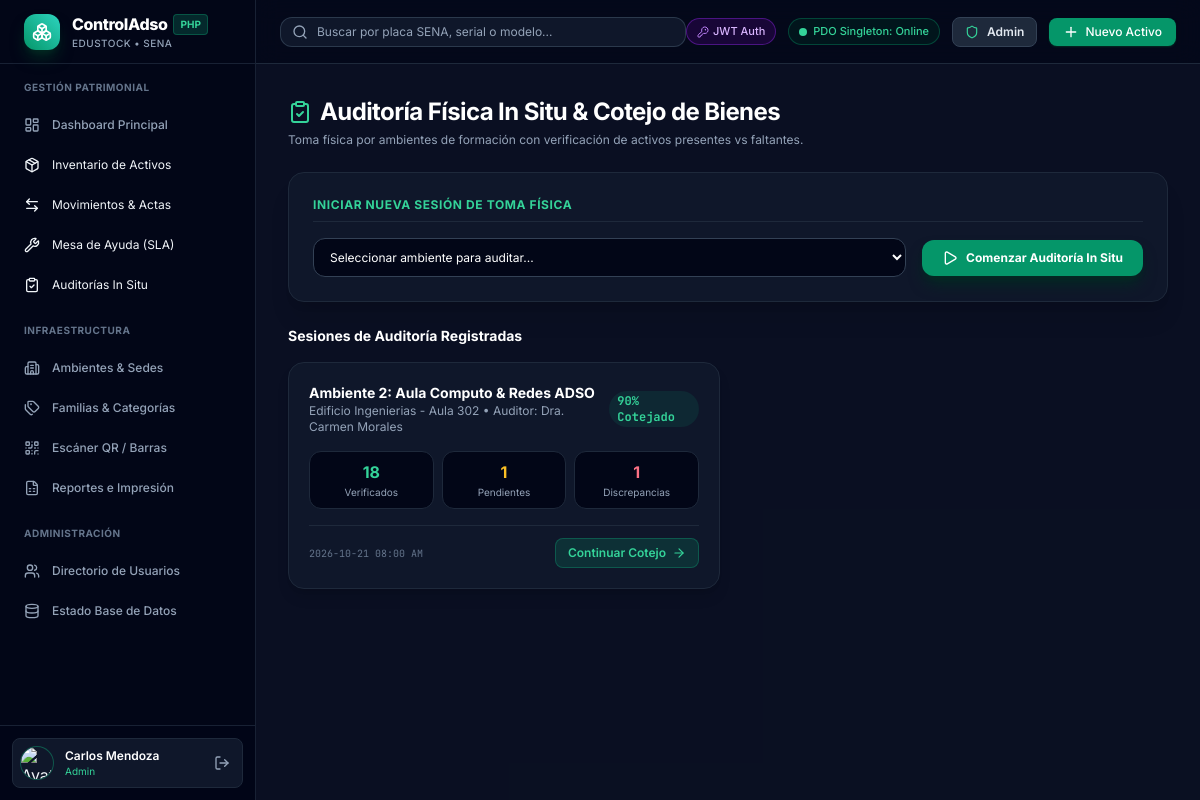
/audits.php (signed in), run on the app's committed database.
### tables this page shows
CREATE TABLE audit_sessions (
    id VARCHAR(36) PRIMARY KEY,
    is_active TINYINT(1) DEFAULT 1,
    environment_id VARCHAR(50) NOT NULL,
    environment_name VARCHAR(150) NOT NULL,
    building VARCHAR(100) NOT NULL,
    total_items INT DEFAULT 0,
    verified_count INT DEFAULT 0,
    pending_count INT DEFAULT 0,
    mismatch_count INT DEFAULT 0,
    started_at VARCHAR(100) NOT NULL,
    auditor_name VARCHAR(150) NOT NULL,
    created_at DATETIME DEFAULT CURRENT_TIMESTAMP,
    CONSTRAINT fk_audit_env FOREIGN KEY (environment_id) REFERENCES environments(id)
);

### audits.php (the view, shortened to what this page needs)
<?php
require_once __DIR__ . '/includes/header.php';
$db = getDB();
$sessions = [];
if ($db) {
    try {
        $sessions = $db->query("SELECT * FROM audit_sessions ORDER BY created_at DESC")->fetchAll();
    } catch (Exception $e) {
        $error = $e->getMessage();
    }
}
?>
<div class="space-y-6">
    <div class="flex flex-col md:flex-row md:items-center justify-between gap-4">
        <div>
            <h1 class="text-xl md:text-2xl font-bold text-white tracking-tight flex items-center space-x-2">
                <i data-lucide="clipboard-check" class="w-6 h-6 text-emerald-400"></i>
                <span>Auditoría Física In Situ & Cotejo de Bienes</span>
            </h1>
            <p class="text-xs text-slate-400 mt-1">
                Toma física por ambientes de formación con verificación de activos presentes vs faltantes.
            </p>
        </div>
    </div>
    <div class="bg-slate-900 border border-slate-800 rounded-2xl p-6 shadow-xl">
        <h2 class="text-xs font-bold uppercase tracking-wider text-emerald-400 mb-4 pb-2 border-b border-slate-800">
            Iniciar Nueva Sesión de Toma Física
        </h2>
        <form method="POST" class="flex flex-col md:flex-row items-center gap-4">
            <div class="flex-1 w-full">
                <select name="environment_id" required class="w-full bg-slate-950 border border-slate-700 rounded-xl px-3 py-2.5 text-xs text-white focus:outline-none focus:border-emerald-500">
                    <option value="">Seleccionar ambiente para auditar...</option>
                </select>
            </div>
            <button type="submit" class="w-full md:w-auto px-5 py-2.5 bg-emerald-600 hover:bg-emerald-500 text-white rounded-xl text-xs font-bold transition flex items-center justify-center space-x-2 shadow-lg shadow-emerald-950 shrink-0">
                <i data-lucide="play" class="w-4 h-4"></i>
                <span>Comenzar Auditoría In Situ</span>
            </button>
        </form>
    </div>
    <div class="space-y-4">
        <h2 class="text-sm font-bold text-white">Sesiones de Auditoría Registradas</h2>
        <div class="grid grid-cols-1 md:grid-cols-2 gap-4">
            <?php if (!empty($sessions)): ?>
                <?php foreach ($sessions as $s):
                    $total = $s['total_items'] ?: 1;
                    $pct = round(($s['verified_count'] / $total) * 100);
                ?>
                    <div class="bg-slate-900 border border-slate-800 rounded-2xl p-5 hover:border-slate-700 transition space-y-4 shadow-lg">
                        <div class="flex items-center justify-between">
                            <div>
                                <h3 class="text-sm font-bold text-white"><?= htmlspecialchars($s['environment_name']) ?></h3>
                                <p class="text-xs text-slate-400"><?= htmlspecialchars($s['building']) ?> • Auditor: <?= htmlspecialchars($s['auditor_name']) ?></p>
                            </div>
                            <span class="text-xs font-mono font-bold text-emerald-400 bg-emerald-500/10 px-2 py-0.5 rounded-full">
                                <?= $pct ?>% Cotejado
                            </span>
                        </div>
                        <div class="grid grid-cols-3 gap-2 text-center text-xs">
                            <div class="bg-slate-950 p-2 rounded-xl border border-slate-800">
                                <span class="text-emerald-400 font-bold text-base block"><?= $s['verified_count'] ?></span>
                                <span class="text-[10px] text-slate-400">Verificados</span>
                            </div>
                            <div class="bg-slate-950 p-2 rounded-xl border border-slate-800">
                                <span class="text-amber-400 font-bold text-base block"><?= $s['pending_count'] ?></span>
                                <span class="text-[10px] text-slate-400">Pendientes</span>
                            </div>
                            <div class="bg-slate-950 p-2 rounded-xl border border-slate-800">
                                <span class="text-rose-400 font-bold text-base block"><?= $s['mismatch_count'] ?></span>
                                <span class="text-[10px] text-slate-400">Discrepancias</span>
                            </div>
                        </div>
                        <div class="pt-3 border-t border-slate-800 flex items-center justify-between">
                            <span class="text-[10px] text-slate-500 font-mono"><?= htmlspecialchars($s['started_at']) ?></span>
                            <a href="audit_session.php?id=<?= urlencode($s['id']) ?>" class="px-3 py-1.5 bg-emerald-600/20 hover:bg-emerald-600/30 text-emerald-400 border border-emerald-500/30 rounded-lg text-xs font-semibold transition flex items-center space-x-1.5">
                                <span>Continuar Cotejo</span>
                                <i data-lucide="arrow-right" class="w-3.5 h-3.5"></i>
                            </a>
                        </div>
                    </div>
                <?php endforeach; ?>
            <?php else: ?>
                <div class="col-span-2 p-8 text-center bg-slate-900 border border-slate-800 rounded-2xl text-slate-400 text-xs">
                    No hay sesiones de auditoría previas. Selecciona un ambiente arriba para comenzar.
                </div>
            <?php endif; ?>
        </div>
    </div>
</div>
<?php require_once __DIR__ . '/includes/footer.php'; ?>

### includes/header.php (style rules this page uses)
body { font-family: 'Inter', sans-serif; }
.font-mono { font-family: 'JetBrains Mono', monospace; }

### data on the page
audit_sessions: environment_name "Ambiente 2: Aula Computo & Redes ADSO", building "Edificio Ingenierias - Aula 302", auditor_name "Dra. Carmen Morales", pct "90", verified_count "18", pending_count "1", mismatch_count "1", started_at "2026-10-21 08:00 AM"

### other printed values
$currentUser['name'] "Carlos Mendoza"
$currentUser['role'] "Admin"
